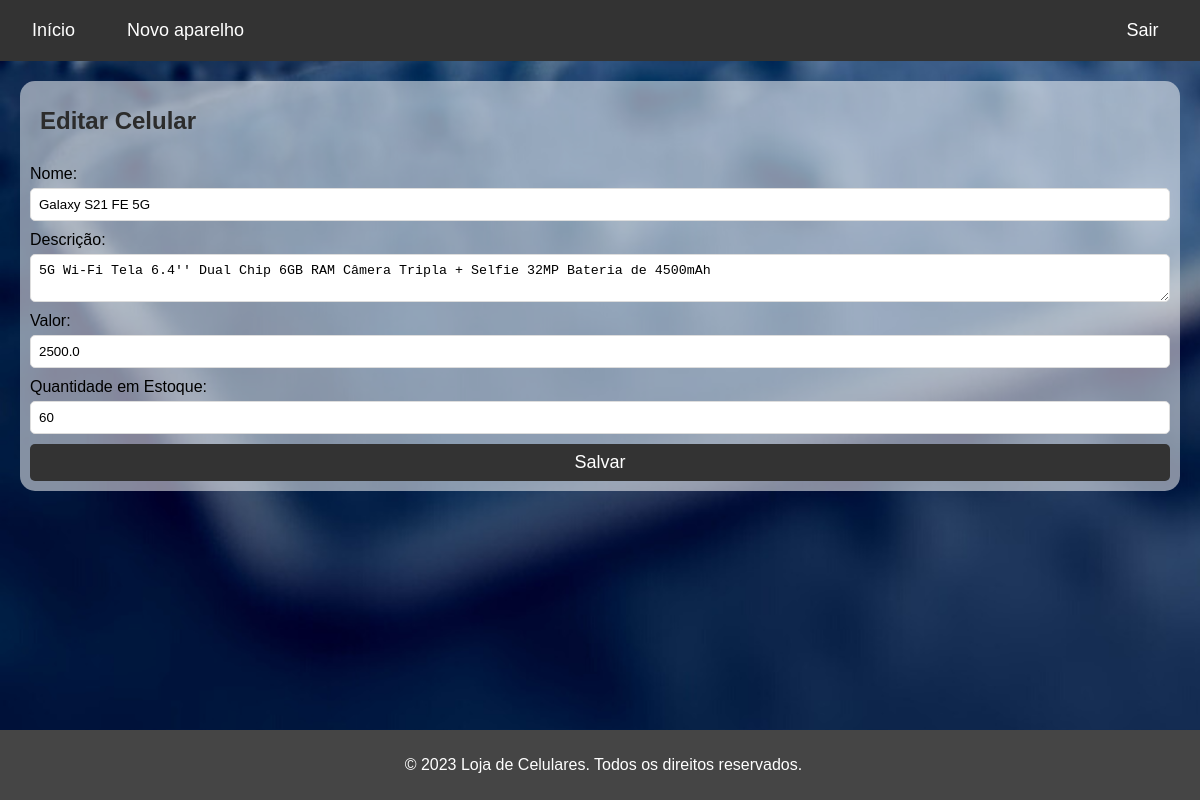
The app's page /edit?id=10 with its own data.
### tables this page shows
CREATE TABLE celulares
                             (ID INTEGER PRIMARY KEY AUTOINCREMENT,
                              NOME TEXT NOT NULL,
                              DESCRICAO TEXT NOT NULL,
                              VALOR REAL NOT NULL,
                              QUANTIDADE INTEGER NOT NULL, url_celular TEXT);

### app.py (the view)
@app.route('/edit')
def edit():
    id = request.args.get('id')
    conn = sqlite3.connect('celulares.db')
    cur = conn.cursor()
    cur.execute("SELECT * FROM celulares WHERE id=?", (id,))
    celular = cur.fetchone()
    conn.close()
    return render_template('edit.html', celular=celular)

### templates/edit.html (shortened to what this page needs)
{% extends 'base.html' %}
{% block content %}
  <h1>Editar Celular</h1>
  {% if celular and len(celular) > 0 %}
    <form action="{{ url_for('update', id=celular[0]) }}" method="post">
      <label for="nome">Nome:</label>
      <input type="text" id="nome" name="nome" value="{{ celular[1] }}" required>
      <label for="descricao">Descrição:</label>
      <textarea id="descricao" name="descricao" required>{{ celular[2] }}</textarea>
      <label for="valor">Valor:</label>
      <input type="number" id="valor" name="valor" step="0.01" min="0" value="{{ celular[3] }}" required>
      <label for="quantidade">Quantidade em Estoque:</label>
      <input type="number" id="quantidade" name="quantidade" min="0" value="{{ celular[4] }}" required>
      <button type="submit">Salvar</button>
    </form>
  {% else %}
    <p>Celular não encontrado</p>
  {% endif %}
{% endblock %}

### static/css/style.css (style rules this page uses)
body { font-family: Arial, sans-serif; margin: 0; background-image: url('../imgs/wallpaper-login.png'); background-size: cover; background-attachment: fixed; }
h1 { font-size: 24px; margin-bottom: 10px; margin-left: 10px; color: #2c2c2c; }
form { display: flex; flex-direction: column; margin-top: 20px; }
label { margin-top: 10px; }
input[type="text"], textarea, input[type="number"] { margin-top: 5px; padding: 8px; border-radius: 5px; border: 1px solid #ddd; }
button[type="submit"] { margin-top: 10px; padding: 8px; border-radius: 5px; border: none; background-color: #333; color: #fff; font-size: 18px; }

### records on screen
celulares: nome "Galaxy S21 FE 5G", descricao "5G Wi-Fi Tela 6.4'' Dual Chip 6GB RAM Câmera Tripla + Selfie 32MP Bateria de 4500mAh", valor "2500.0", quantidade "60"
